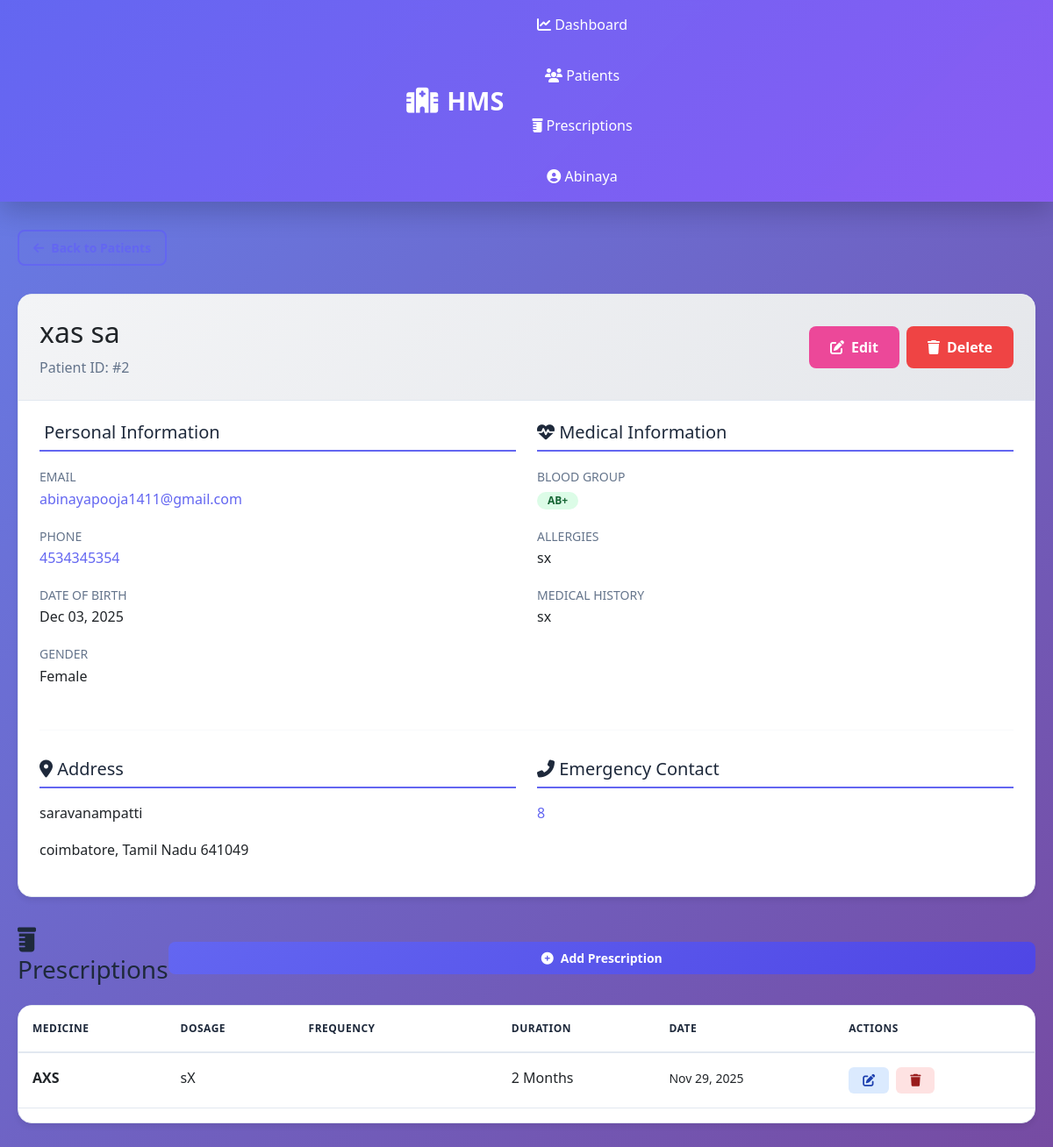
Page /patients/2/ (signed in) on the committed database.
### apps/patients/models.py (models this page shows, shortened)
class Patient(models.Model):
    GENDER_CHOICES = [
        ('M', 'Male'),
        ('F', 'Female'),
        ('O', 'Other'),
    ]
    BLOOD_GROUP_CHOICES = [
        ('O+', 'O+'),
        ('O-', 'O-'),
        ('A+', 'A+'),
        ('A-', 'A-'),
        ('B+', 'B+'),
        ('B-', 'B-'),
        ('AB+', 'AB+'),
        ('AB-', 'AB-'),
    ]
    patient_id = models.AutoField(primary_key=True)
    first_name = models.CharField(max_length=100)
    last_name = models.CharField(max_length=100)
    email = models.EmailField(unique=True)
    phone = models.CharField(
        max_length=15,
        validators=[RegexValidator(r'^\+?1?\d{9,15}$', 'Enter a valid phone number')]
    )
    date_of_birth = models.DateField()
    gender = models.CharField(max_length=1, choices=GENDER_CHOICES)
    blood_group = models.CharField(max_length=3, choices=BLOOD_GROUP_CHOICES)
    address = models.TextField()
    city = models.CharField(max_length=50)
    state = models.CharField(max_length=50)
    postal_code = models.CharField(max_length=10)
    emergency_contact = models.CharField(max_length=15)
    allergies = models.TextField(blank=True, null=True)
    medical_history = models.TextField(blank=True, null=True)
    created_by = models.ForeignKey(User, on_delete=models.PROTECT, related_name='patients_created')
    created_at = models.DateTimeField(auto_now_add=True)
    updated_at = models.DateTimeField(auto_now=True)
    class Meta:
        ordering = ['-created_at']
        indexes = [
            models.Index(fields=['first_name', 'last_name']),
            models.Index(fields=['email']),
        ]
    @property
    def full_name(self):
        return f"{self.first_name} {self.last_name}"

### apps/prescriptions/models.py (models this page shows, shortened)
class Prescription(models.Model):
    FREQUENCY_CHOICES = [
        ('once_daily', 'Once Daily'),
        ('twice_daily', 'Twice Daily'),
        ('thrice_daily', 'Thrice Daily'),
        ('four_times', 'Four Times Daily'),
        ('as_needed', 'As Needed'),
    ]
    DURATION_UNITS = [
        ('days', 'Days'),
        ('weeks', 'Weeks'),
        ('months', 'Months'),
    ]
    prescription_id = models.AutoField(primary_key=True)
    patient = models.ForeignKey(Patient, on_delete=models.CASCADE, related_name='prescriptions')
    medicine_name = models.CharField(max_length=200)
    dosage = models.CharField(max_length=100, help_text="e.g., 500mg, 10ml")
    frequency = models.CharField(max_length=20, choices=FREQUENCY_CHOICES)
    duration = models.PositiveIntegerField(validators=[MinValueValidator(1)])
    duration_unit = models.CharField(max_length=10, choices=DURATION_UNITS)
    instructions = models.TextField(blank=True, null=True)
    side_effects = models.TextField(blank=True, null=True)
    prescribed_by = models.ForeignKey(User, on_delete=models.PROTECT)
    prescribed_date = models.DateField(auto_now_add=True)
    notes = models.TextField(blank=True, null=True)
    created_at = models.DateTimeField(auto_now_add=True)
    updated_at = models.DateTimeField(auto_now=True)
    class Meta:
        ordering = ['-prescribed_date']
        indexes = [
            models.Index(fields=['patient', '-prescribed_date']),
        ]

### apps/patients/views.py (the view)
# urls.py: path('<int:patient_id>/', views.patient_detail, name='patient-detail'),
@login_required(login_url='users:login')
def patient_detail(request, patient_id):
    patient = get_object_or_404(Patient, patient_id=patient_id)
    prescriptions = patient.prescriptions.all()
    context = {
        'patient': patient,
        'prescriptions': prescriptions,
    }
    return render(request, 'patients/patient_detail.html', context)

### templates/patients/patient_detail.html (shortened to what this page needs)
{% extends 'base.html' %}
{% load static %}
{% block content %}
<div style="margin-bottom: 2rem;">
    <a href="{% url 'patients:patient-list' %}" class="btn btn-outline btn-sm">
        <i class="fas fa-arrow-left"></i> Back to Patients
    </a>
</div>
<div class="card">
    <div class="card-header">
        <div style="display: flex; justify-content: space-between; align-items: center;">
            <div>
                <h2 style="margin: 0;">{{ patient.full_name }}</h2>
                <p style="color: var(--text-light); margin: 0.5rem 0 0 0;">Patient ID: #{{ patient.patient_id }}</p>
            </div>
            <div class="action-buttons">
                <a href="{% url 'patients:patient-update' patient.patient_id %}" class="btn btn-secondary">
                    <i class="fas fa-edit"></i> Edit
                </a>
                <form method="post" action="{% url 'patients:patient-delete' patient.patient_id %}" style="display: inline;" onsubmit="return confirm('Are you sure you want to delete this patient?');">
                    <button type="submit" class="btn btn-danger">
                        <i class="fas fa-trash"></i> Delete
                    </button>
                </form>
            </div>
        </div>
    </div>
    <div class="card-body">
        <div class="row">
            <div class="col-md-6">
                <h5 style="color: var(--text-dark); margin-bottom: 1rem; border-bottom: 2px solid var(--primary-color); padding-bottom: 0.5rem;">
                     Personal Information
                </h5>
                <div style="margin-bottom: 1rem;">
                    <label style="color: var(--text-light); font-size: 0.875rem; text-transform: uppercase;">Email</label>
                    <p><a href="mailto:{{ patient.email }}">{{ patient.email }}</a></p>
                </div>
                <div style="margin-bottom: 1rem;">
                    <label style="color: var(--text-light); font-size: 0.875rem; text-transform: uppercase;">Phone</label>
                    <p><a href="tel:{{ patient.phone }}">{{ patient.phone }}</a></p>
                </div>
                <div style="margin-bottom: 1rem;">
                    <label style="color: var(--text-light); font-size: 0.875rem; text-transform: uppercase;">Date of Birth</label>
                    <p>{{ patient.date_of_birth|date:"M d, Y" }}</p>
                </div>
                <div style="margin-bottom: 1rem;">
                    <label style="color: var(--text-light); font-size: 0.875rem; text-transform: uppercase;">Gender</label>
                    <p>{{ patient.get_gender_display }}</p>
                </div>
            </div>
            <div class="col-md-6">
                <h5 style="color: var(--text-dark); margin-bottom: 1rem; border-bottom: 2px solid var(--primary-color); padding-bottom: 0.5rem;">
                    <i class="fas fa-heartbeat"></i> Medical Information
                </h5>
                <div style="margin-bottom: 1rem;">
                    <label style="color: var(--text-light); font-size: 0.875rem; text-transform: uppercase;">Blood Group</label>
                    <p><span class="badge badge-success">{{ patient.blood_group }}</span></p>
                </div>
                <div style="margin-bottom: 1rem;">
                    <label style="color: var(--text-light); font-size: 0.875rem; text-transform: uppercase;">Allergies</label>
                    <p>{{ patient.allergies|default:"No allergies recorded" }}</p>
                </div>
                <div style="margin-bottom: 1rem;">
                    <label style="color: var(--text-light); font-size: 0.875rem; text-transform: uppercase;">Medical History</label>
                    <p>{{ patient.medical_history|default:"No medical history recorded" }}</p>
                </div>
            </div>
        </div>
        <hr style="margin: 2rem 0; border-color: var(--border-color);">
        <div class="row">
            <div class="col-md-6">
                <h5 style="color: var(--text-dark); margin-bottom: 1rem; border-bottom: 2px solid var(--primary-color); padding-bottom: 0.5rem;">
                    <i class="fas fa-map-marker-alt"></i> Address
                </h5>
                <div style="margin-bottom: 1rem;">
                    <p>{{ patient.address }}</p>
                    <p>{{ patient.city }}, {{ patient.state }} {{ patient.postal_code }}</p>
                </div>
            </div>
            <div class="col-md-6">
                <h5 style="color: var(--text-dark); margin-bottom: 1rem; border-bottom: 2px solid var(--primary-color); padding-bottom: 0.5rem;">
                    <i class="fas fa-phone-alt"></i> Emergency Contact
                </h5>
                <div style="margin-bottom: 1rem;">
                    <p><a href="tel:{{ patient.emergency_contact }}">{{ patient.emergency_contact }}</a></p>
                </div>
            </div>
        </div>
    </div>
</div>
<div style="margin-top: 2rem; margin-bottom: 2rem;">
    <div style="display: flex; justify-content: space-between; align-items: center; margin-bottom: 1rem;">
        <h3><i class="fas fa-prescription-bottle"></i> Prescriptions</h3>
        <a href="{% url 'prescriptions:prescription-create' patient.patient_id %}" class="btn btn-primary btn-sm">
            <i class="fas fa-plus-circle"></i> Add Prescription
        </a>
    </div>
    {% if prescriptions %}
    <div class="table-container">
        <table class="table">
            <thead>
                <tr>
                    <th>Medicine</th>
                    <th>Dosage</th>
                    <th>Frequency</th>
                    <th>Duration</th>
                    <th>Date</th>
                    <th>Actions</th>
                </tr>
            </thead>
            <tbody>
                {% for prescription in prescriptions %}
                <tr>
                    <td><strong>{{ prescription.medicine_name }}</strong></td>
                    <td>{{ prescription.dosage }}</td>
                    <td><span class="badge badge-info">{{ prescription.get_frequency_display }}</span></td>
                    <td>{{ prescription.duration }} {{ prescription.get_duration_unit_display }}</td>
                    <td><small>{{ prescription.prescribed_date|date:"M d, Y" }}</small></td>
                    <td>
                        <div class="action-buttons">
                            <a href="{% url 'prescriptions:prescription-update' prescription.prescription_id %}" class="action-btn action-btn-edit" title="Edit">
                                <i class="fas fa-edit"></i>
                            </a>
                            <form method="post" action="{% url 'prescriptions:prescription-delete' prescription.prescription_id %}" style="display: inline;" onsubmit="return confirm('Are you sure?');">
                                <button type="submit" class="action-btn action-btn-delete" title="Delete">
                                    <i class="fas fa-trash"></i>
                                </button>
                            </form>
                        </div>
                    </td>
                </tr>
                {% endfor %}
            </tbody>
        </table>
    </div>
    {% endif %}
</div>
{% endblock %}

### templates/base.html (shortened to what this page needs)
{% load static %}
<!DOCTYPE html>
<html lang="en">
<head>
    <link href="https://cdnjs.cloudflare.com/ajax/libs/font-awesome/6.4.0/css/all.min.css" rel="stylesheet">
    <link href="https://cdn.jsdelivr.net/npm/bootstrap@5.3.0/dist/css/bootstrap.min.css" rel="stylesheet">
    <link rel="stylesheet" href="{% static 'css/style.css' %}">
</head>
<body>
    {% if user.is_authenticated %}
    <nav class="navbar">
        <div class="navbar-container">
            <a href="{% url 'users:dashboard' %}" class="navbar-brand">
                <i class="fas fa-hospital"></i>
                HMS
            </a>
            <ul class="navbar-nav">
                <li><a href="{% url 'users:dashboard' %}"><i class="fas fa-chart-line"></i> Dashboard</a></li>
                <li><a href="{% url 'patients:patient-list' %}"><i class="fas fa-users"></i> Patients</a></li>
                <li><a href="{% url 'prescriptions:prescription-list' %}"><i class="fas fa-prescription-bottle"></i> Prescriptions</a></li>
                <li><a href="#" data-bs-toggle="dropdown"><i class="fas fa-user-circle"></i> {{ user.first_name|default:user.username }}</a>
                </li>
            </ul>
        </div>
    </nav>
    {% endif %}
    <div class="container {% if user.is_authenticated %}authenticated-container{% else %}no-auth-container{% endif %}">
        {% block content %}{% endblock %}
    </div>
</body>
</html>

### static/css/style.css (style rules this page uses)
:root { --primary-color: #6366f1; --primary-dark: #4f46e5; --secondary-color: #ec4899; --success-color: #10b981; --danger-color: #ef4444; --warning-color: #f59e0b; --info-color: #0ea5e9; --dark-bg: #0f172a; --light-bg: #f8fafc; --card-bg: #ffffff; --text-dark: #1e293b; --text-light: #64748b; --border-color: #e2e8f0; }
* { margin: 0; padding: 0; box-sizing: border-box; }
body { font-family: 'Segoe UI', Tahoma, Geneva, Verdana, sans-serif; background: linear-gradient(135deg, #667eea 0%, #764ba2 100%); color: var(--text-dark); line-height: 1.6; min-height: 100vh; }
.container { max-width: 1200px; margin: 0 auto; padding: 0 20px; }
.authenticated-container { margin-top: 2rem; }
.navbar { background: linear-gradient(135deg, rgba(99, 102, 241, 0.95) 0%, rgba(139, 92, 246, 0.95) 100%); -webkit-backdrop-filter: blur(10px); backdrop-filter: blur(10px); padding: 1rem 0; position: sticky; top: 0; z-index: 1000; box-shadow: 0 10px 30px rgba(0, 0, 0, 0.2); }
.navbar-container { display: flex; justify-content: space-between; align-items: center; max-width: 1200px; margin: 0 auto; padding: 0 20px; }
.navbar-brand { color: white; font-size: 1.8rem; font-weight: bold; text-decoration: none; display: flex; align-items: center; gap: 10px; }
.navbar-nav { display: flex; list-style: none; gap: 2rem; align-items: center; }
.navbar-nav a { color: white; text-decoration: none; font-weight: 500; -webkit-transition: all 0.3s ease; transition: all 0.3s ease; padding: 0.5rem 1rem; border-radius: 0.5rem; }
.btn { padding: 0.75rem 1.5rem; border: none; border-radius: 0.5rem; font-size: 1rem; font-weight: 600; cursor: pointer; -webkit-transition: all 0.3s ease; transition: all 0.3s ease; display: inline-flex; align-items: center; gap: 0.5rem; text-decoration: none; }
.btn-primary { background: linear-gradient(135deg, var(--primary-color), var(--primary-dark)); color: white; width: 100%; justify-content: center; }
.btn-secondary { background: var(--secondary-color); color: white; }
.btn-danger { background: var(--danger-color); color: white; }
.btn-outline { background: transparent; border: 2px solid var(--primary-color); color: var(--primary-color); }
.btn-sm { padding: 0.5rem 1rem; font-size: 0.875rem; }
.table-container { background: white; border-radius: 1rem; box-shadow: 0 4px 6px rgba(0, 0, 0, 0.07); border: 1px solid var(--border-color); overflow: hidden; }
.table { width: 100%; border-collapse: collapse; }
.table thead { background: linear-gradient(135deg, #f3f4f6, #e5e7eb); border-bottom: 2px solid var(--border-color); }
.table th { padding: 1rem; text-align: left; font-weight: 600; color: var(--text-dark); text-transform: uppercase; font-size: 0.75rem; letter-spacing: 0.5px; }
.table td { padding: 1rem; border-bottom: 1px solid var(--border-color); }
.table tbody tr { transition: background-color 0.3s ease; }
.badge { display: inline-block; padding: 0.25rem 0.75rem; border-radius: 9999px; font-size: 0.75rem; font-weight: 600; text-transform: uppercase; }
.badge-success { background: #dcfce7; color: #166534; }
.action-buttons { display: flex; gap: 0.5rem; flex-wrap: wrap; }
.action-btn { padding: 0.5rem 1rem; border: none; border-radius: 0.375rem; font-size: 0.875rem; cursor: pointer; transition: all 0.3s ease; text-decoration: none; display: inline-flex; align-items: center; gap: 0.25rem; }
.action-btn-edit { background: #dbeafe; color: #1e40af; }
.action-btn-delete { background: #fee2e2; color: #991b1b; }
.card { background: white; border-radius: 1rem; box-shadow: 0 4px 6px rgba(0, 0, 0, 0.07); border: 1px solid var(--border-color); overflow: hidden; transition: all 0.3s ease; }
.card-header { padding: 1.5rem; border-bottom: 1px solid var(--border-color); background: linear-gradient(135deg, #f3f4f6, #e5e7eb); }
.card-body { padding: 1.5rem; }
a { color: var(--primary-color); text-decoration: none; transition: color 0.3s ease; }

### rows in the picture
Patient: full_name "xas sa", patient_id "2", email "abinayapooja1411@gmail.com", phone "4534345354", date_of_birth "Dec 03, 2025", gender "Female", blood_group "AB+", allergies "sx", medical_history "sx", address "saravanampatti", city "coimbatore", state "Tamil Nadu", postal_code "641049", emergency_contact "8"
Prescription: medicine_name "AXS", dosage "sX", duration "2", duration_unit "Months", prescribed_date "Nov 29, 2025"

### other values in the picture
{{ user.first_name|default:user.username }} "Abinaya"
